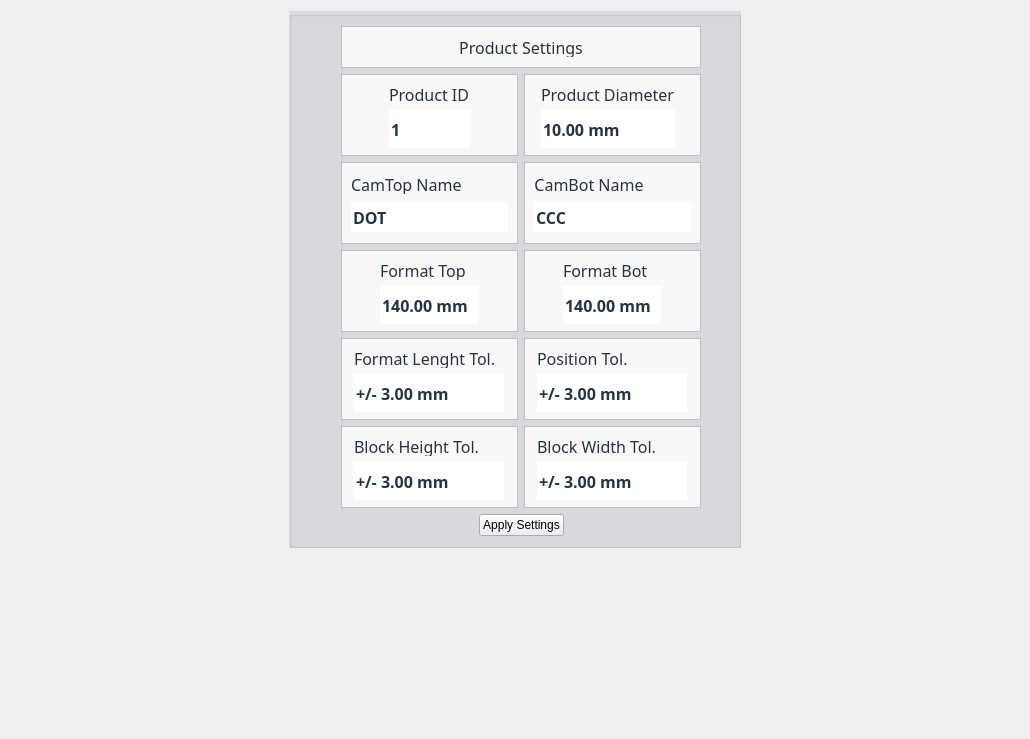
<?xml version="1.0" encoding="UTF-8"?>
<ui version="4.0">
 <class>WidgetEditProductData</class>
 <widget class="QWidget" name="WidgetEditProductData">
  <property name="geometry">
   <rect>
    <x>0</x>
    <y>0</y>
    <width>1030</width>
    <height>739</height>
   </rect>
  </property>
  <property name="windowTitle">
   <string>Form</string>
  </property>
  <layout class="QGridLayout" name="gridLayout_6">
   <item row="0" column="0">
    <spacer name="horizontalSpacer_3">
     <property name="orientation">
      <enum>Qt::Horizontal</enum>
     </property>
     <property name="sizeHint" stdset="0">
      <size>
       <width>208</width>
       <height>20</height>
      </size>
     </property>
    </spacer>
   </item>
   <item row="0" column="1">
    <widget class="QGroupBox" name="groupBoxProductSettings">
     <property name="styleSheet">
      <string notr="true">QGroupBox{
     background:rgb(218, 220, 224);
    
}</string>
     </property>
     <property name="title">
      <string/>
     </property>
     <layout class="QGridLayout" name="gridLayout_5">
      <item row="0" column="0">
       <spacer name="horizontalSpacer_4">
        <property name="orientation">
         <enum>Qt::Horizontal</enum>
        </property>
        <property name="sizeHint" stdset="0">
         <size>
          <width>40</width>
          <height>20</height>
         </size>
        </property>
       </spacer>
      </item>
      <item row="0" column="1">
       <layout class="QGridLayout" name="gridLayout_4">
        <item row="0" column="0" colspan="2">
         <widget class="QFrame" name="frameDashBoardProductSettings">
          <property name="sizePolicy">
           <sizepolicy hsizetype="Expanding" vsizetype="Fixed">
            <horstretch>0</horstretch>
            <verstretch>0</verstretch>
           </sizepolicy>
          </property>
          <property name="minimumSize">
           <size>
            <width>0</width>
            <height>42</height>
           </size>
          </property>
          <property name="maximumSize">
           <size>
            <width>16777215</width>
            <height>42</height>
           </size>
          </property>
          <property name="styleSheet">
           <string notr="true">QFrame{
     background:rgb(249,247,248);
     min-height: 40px;
     max-height: 40px;
}

QLabel{
  background:rgb(249,247,248);
  color: rgb(39,51,66);
  font-size: 16px;
  font-family: Siemens Sans;
  min-height: 20px;
  max-height: 20px;
}


</string>
          </property>
          <property name="frameShape">
           <enum>QFrame::StyledPanel</enum>
          </property>
          <property name="frameShadow">
           <enum>QFrame::Raised</enum>
          </property>
          <layout class="QGridLayout" name="gridLayout_24">
           <item row="0" column="0">
            <widget class="QLabel" name="labelDashBoardProductSettings">
             <property name="sizePolicy">
              <sizepolicy hsizetype="Fixed" vsizetype="Fixed">
               <horstretch>0</horstretch>
               <verstretch>0</verstretch>
              </sizepolicy>
             </property>
             <property name="font">
              <font>
               <family>Siemens Sans</family>
               <pointsize>-1</pointsize>
              </font>
             </property>
             <property name="styleSheet">
              <string notr="true"/>
             </property>
             <property name="text">
              <string>Product Settings</string>
             </property>
             <property name="alignment">
              <set>Qt::AlignCenter</set>
             </property>
            </widget>
           </item>
          </layout>
         </widget>
        </item>
        <item row="1" column="0">
         <widget class="QFrame" name="frameDashBoardProductID">
          <property name="sizePolicy">
           <sizepolicy hsizetype="Fixed" vsizetype="Fixed">
            <horstretch>0</horstretch>
            <verstretch>0</verstretch>
           </sizepolicy>
          </property>
          <property name="maximumSize">
           <size>
            <width>180</width>
            <height>82</height>
           </size>
          </property>
          <property name="styleSheet">
           <string notr="true">QFrame{
     background:rgb(249,247,248);
     min-height: 80px;
     max-height: 80px;
}

QLabel{
  background:rgb(249,247,248);
  color: rgb(39,51,66);
  font-size: 16px;
  font-family: Siemens Sans;
  min-height: 20px;
  max-height: 20px;
}

QDoubleSpinBox{
background:rgb(255,255,255);
  color: rgb(39,51,66);
  font-size: 16px;
  font-weight: bold;
  font-family: Siemens Sans;
  min-height: 32px;
  max-height: 32px;
}

QDoubleSpinBox::focus{
 border: 2px solid rgb(0,95,135);
}

</string>
          </property>
          <property name="frameShape">
           <enum>QFrame::StyledPanel</enum>
          </property>
          <property name="frameShadow">
           <enum>QFrame::Raised</enum>
          </property>
          <layout class="QGridLayout" name="gridLayout">
           <property name="leftMargin">
            <number>9</number>
           </property>
           <property name="horizontalSpacing">
            <number>6</number>
           </property>
           <item row="0" column="0">
            <widget class="QLabel" name="labelDashBoardProductID">
             <property name="sizePolicy">
              <sizepolicy hsizetype="Fixed" vsizetype="Fixed">
               <horstretch>0</horstretch>
               <verstretch>0</verstretch>
              </sizepolicy>
             </property>
             <property name="font">
              <font>
               <family>Siemens Sans</family>
               <pointsize>-1</pointsize>
              </font>
             </property>
             <property name="styleSheet">
              <string notr="true"/>
             </property>
             <property name="text">
              <string>Product ID</string>
             </property>
            </widget>
           </item>
           <item row="1" column="0">
            <widget class="QDoubleSpinBox" name="doubleSpinBoxProductID">
             <property name="font">
              <font>
               <family>Siemens Sans</family>
               <pointsize>-1</pointsize>
               <weight>75</weight>
               <bold>true</bold>
              </font>
             </property>
             <property name="styleSheet">
              <string notr="true">QDoubleSpinBox{
     background:rgb(255,255,255);
     color:rgb(39,51,66);
}</string>
             </property>
             <property name="wrapping">
              <bool>false</bool>
             </property>
             <property name="frame">
              <bool>false</bool>
             </property>
             <property name="readOnly">
              <bool>false</bool>
             </property>
             <property name="buttonSymbols">
              <enum>QAbstractSpinBox::NoButtons</enum>
             </property>
             <property name="suffix">
              <string/>
             </property>
             <property name="decimals">
              <number>0</number>
             </property>
             <property name="minimum">
              <double>1.000000000000000</double>
             </property>
             <property name="maximum">
              <double>1000000.000000000000000</double>
             </property>
             <property name="singleStep">
              <double>1.000000000000000</double>
             </property>
            </widget>
           </item>
          </layout>
         </widget>
        </item>
        <item row="1" column="1">
         <widget class="QFrame" name="frameDashBoardProductDiameter">
          <property name="sizePolicy">
           <sizepolicy hsizetype="Fixed" vsizetype="Fixed">
            <horstretch>0</horstretch>
            <verstretch>0</verstretch>
           </sizepolicy>
          </property>
          <property name="maximumSize">
           <size>
            <width>180</width>
            <height>82</height>
           </size>
          </property>
          <property name="styleSheet">
           <string notr="true">QFrame{
     background:rgb(249,247,248);
     min-height: 80px;
     max-height: 80px;
}

QLabel{
  background:rgb(249,247,248);
  color: rgb(39,51,66);
  font-size: 16px;
  font-family: Siemens Sans;
  min-height: 20px;
  max-height: 20px;
}

QDoubleSpinBox{
background:rgb(255,255,255);
  color: rgb(39,51,66);
  font-size: 16px;
  font-weight: bold;
  font-family: Siemens Sans;
  min-height: 32px;
  max-height: 32px;
}

QDoubleSpinBox::focus{
 border: 2px solid rgb(0,95,135);
}

</string>
          </property>
          <property name="frameShape">
           <enum>QFrame::StyledPanel</enum>
          </property>
          <property name="frameShadow">
           <enum>QFrame::Raised</enum>
          </property>
          <layout class="QGridLayout" name="gridLayout_3">
           <property name="leftMargin">
            <number>0</number>
           </property>
           <item row="0" column="0">
            <widget class="QLabel" name="labelDashBoardProductDiameter">
             <property name="sizePolicy">
              <sizepolicy hsizetype="Fixed" vsizetype="Fixed">
               <horstretch>0</horstretch>
               <verstretch>0</verstretch>
              </sizepolicy>
             </property>
             <property name="font">
              <font>
               <family>Siemens Sans</family>
               <pointsize>-1</pointsize>
              </font>
             </property>
             <property name="styleSheet">
              <string notr="true"/>
             </property>
             <property name="text">
              <string>Product Diameter</string>
             </property>
            </widget>
           </item>
           <item row="1" column="0">
            <widget class="QDoubleSpinBox" name="doubleSpinBoxProductDiameter">
             <property name="font">
              <font>
               <family>Siemens Sans</family>
               <pointsize>-1</pointsize>
               <weight>75</weight>
               <bold>true</bold>
              </font>
             </property>
             <property name="styleSheet">
              <string notr="true">QDoubleSpinBox{
     background:rgb(255,255,255);
     color:rgb(39,51,66);
}</string>
             </property>
             <property name="wrapping">
              <bool>false</bool>
             </property>
             <property name="frame">
              <bool>false</bool>
             </property>
             <property name="readOnly">
              <bool>false</bool>
             </property>
             <property name="buttonSymbols">
              <enum>QAbstractSpinBox::NoButtons</enum>
             </property>
             <property name="suffix">
              <string> mm</string>
             </property>
             <property name="decimals">
              <number>2</number>
             </property>
             <property name="minimum">
              <double>0.000000000000000</double>
             </property>
             <property name="maximum">
              <double>1000.000000000000000</double>
             </property>
             <property name="singleStep">
              <double>0.100000000000000</double>
             </property>
             <property name="value">
              <double>10.000000000000000</double>
             </property>
            </widget>
           </item>
          </layout>
         </widget>
        </item>
        <item row="2" column="0">
         <widget class="QFrame" name="frameDashBoardCameraTopName">
          <property name="sizePolicy">
           <sizepolicy hsizetype="Fixed" vsizetype="Fixed">
            <horstretch>0</horstretch>
            <verstretch>0</verstretch>
           </sizepolicy>
          </property>
          <property name="maximumSize">
           <size>
            <width>180</width>
            <height>82</height>
           </size>
          </property>
          <property name="styleSheet">
           <string notr="true">QFrame{
     background:rgb(249,247,248);
     min-height: 80px;
     max-height: 80px;
}

QLabel{
  background:rgb(249,247,248);
  color: rgb(39,51,66);
  font-size: 16px;
  font-family: Siemens Sans;
  min-height: 20px;
  max-height: 20px;
}

QDoubleSpinBox{
background:rgb(255,255,255);
  color: rgb(39,51,66);
  font-size: 16px;
  font-weight: bold;
  font-family: Siemens Sans;
  min-height: 32px;
  max-height: 32px;
}

QDoubleSpinBox::focus{
 border: 2px solid rgb(0,95,135);
}

</string>
          </property>
          <property name="frameShape">
           <enum>QFrame::StyledPanel</enum>
          </property>
          <property name="frameShadow">
           <enum>QFrame::Raised</enum>
          </property>
          <layout class="QGridLayout" name="gridLayout_11">
           <property name="leftMargin">
            <number>9</number>
           </property>
           <item row="0" column="0">
            <widget class="QLabel" name="labelDashBoardCameraTopName">
             <property name="sizePolicy">
              <sizepolicy hsizetype="Fixed" vsizetype="Fixed">
               <horstretch>0</horstretch>
               <verstretch>0</verstretch>
              </sizepolicy>
             </property>
             <property name="font">
              <font>
               <family>Siemens Sans</family>
               <pointsize>-1</pointsize>
              </font>
             </property>
             <property name="styleSheet">
              <string notr="true"/>
             </property>
             <property name="text">
              <string>CamTop Name</string>
             </property>
            </widget>
           </item>
           <item row="1" column="0">
            <widget class="QLineEdit" name="lineEditCameraTopName">
             <property name="minimumSize">
              <size>
               <width>0</width>
               <height>30</height>
              </size>
             </property>
             <property name="maximumSize">
              <size>
               <width>16777215</width>
               <height>30</height>
              </size>
             </property>
             <property name="font">
              <font>
               <family>Siemens Sans</family>
               <pointsize>-1</pointsize>
               <weight>75</weight>
               <bold>true</bold>
              </font>
             </property>
             <property name="styleSheet">
              <string notr="true">QLineEdit{
   color: rgb(39,51,66);
   font-size: 16px;
   font-weight: bold;
   font-family: Siemens Sans;
}</string>
             </property>
             <property name="text">
              <string>DOT</string>
             </property>
             <property name="frame">
              <bool>false</bool>
             </property>
            </widget>
           </item>
          </layout>
         </widget>
        </item>
        <item row="2" column="1">
         <widget class="QFrame" name="frameDashBoardCameraBotName">
          <property name="sizePolicy">
           <sizepolicy hsizetype="Fixed" vsizetype="Fixed">
            <horstretch>0</horstretch>
            <verstretch>0</verstretch>
           </sizepolicy>
          </property>
          <property name="maximumSize">
           <size>
            <width>180</width>
            <height>82</height>
           </size>
          </property>
          <property name="layoutDirection">
           <enum>Qt::LeftToRight</enum>
          </property>
          <property name="styleSheet">
           <string notr="true">QFrame{
     background:rgb(249,247,248);
     min-height: 80px;
     max-height: 80px;
}

QLabel{
  background:rgb(249,247,248);
  color: rgb(39,51,66);
  font-size: 16px;
  font-family: Siemens Sans;
  min-height: 20px;
  max-height: 20px;
}

QDoubleSpinBox{
background:rgb(255,255,255);
  color: rgb(39,51,66);
  font-size: 16px;
  font-weight: bold;
  font-family: Siemens Sans;
  min-height: 32px;
  max-height: 32px;
}

QDoubleSpinBox::focus{
 border: 2px solid rgb(0,95,135);
}

</string>
          </property>
          <property name="frameShape">
           <enum>QFrame::StyledPanel</enum>
          </property>
          <property name="frameShadow">
           <enum>QFrame::Raised</enum>
          </property>
          <layout class="QGridLayout" name="gridLayout_12">
           <item row="2" column="0">
            <widget class="QLineEdit" name="lineEditCameraBotName">
             <property name="minimumSize">
              <size>
               <width>0</width>
               <height>30</height>
              </size>
             </property>
             <property name="maximumSize">
              <size>
               <width>16777215</width>
               <height>30</height>
              </size>
             </property>
             <property name="font">
              <font>
               <family>Siemens Sans</family>
               <pointsize>-1</pointsize>
               <weight>75</weight>
               <bold>true</bold>
              </font>
             </property>
             <property name="styleSheet">
              <string notr="true">QLineEdit{
   color: rgb(39,51,66);
   font-size: 16px;
   font-weight: bold;
   font-family: Siemens Sans;
}</string>
             </property>
             <property name="text">
              <string>CCC</string>
             </property>
             <property name="frame">
              <bool>false</bool>
             </property>
            </widget>
           </item>
           <item row="1" column="0">
            <widget class="QLabel" name="labelDashBoardCameraBotName">
             <property name="sizePolicy">
              <sizepolicy hsizetype="Fixed" vsizetype="Fixed">
               <horstretch>0</horstretch>
               <verstretch>0</verstretch>
              </sizepolicy>
             </property>
             <property name="font">
              <font>
               <family>Siemens Sans</family>
               <pointsize>-1</pointsize>
              </font>
             </property>
             <property name="styleSheet">
              <string notr="true"/>
             </property>
             <property name="text">
              <string>CamBot Name</string>
             </property>
             <property name="alignment">
              <set>Qt::AlignCenter</set>
             </property>
            </widget>
           </item>
          </layout>
         </widget>
        </item>
        <item row="3" column="0">
         <widget class="QFrame" name="frameDashBoardFormatLenghtTopCamera">
          <property name="sizePolicy">
           <sizepolicy hsizetype="Fixed" vsizetype="Fixed">
            <horstretch>0</horstretch>
            <verstretch>0</verstretch>
           </sizepolicy>
          </property>
          <property name="maximumSize">
           <size>
            <width>180</width>
            <height>82</height>
           </size>
          </property>
          <property name="styleSheet">
           <string notr="true">QFrame{
     background:rgb(249,247,248);
     min-height: 80px;
     max-height: 80px;
}

QLabel{
  background:rgb(249,247,248);
  color: rgb(39,51,66);
  font-size: 16px;
  font-family: Siemens Sans;
  min-height: 20px;
  max-height: 20px;
}

QDoubleSpinBox{
background:rgb(255,255,255);
  color: rgb(39,51,66);
  font-size: 16px;
  font-weight: bold;
  font-family: Siemens Sans;
  min-height: 32px;
  max-height: 32px;
}

QDoubleSpinBox::focus{
 border: 2px solid rgb(0,95,135);
}

</string>
          </property>
          <property name="frameShape">
           <enum>QFrame::StyledPanel</enum>
          </property>
          <property name="frameShadow">
           <enum>QFrame::Raised</enum>
          </property>
          <layout class="QGridLayout" name="gridLayout_28">
           <property name="leftMargin">
            <number>9</number>
           </property>
           <item row="0" column="0">
            <widget class="QLabel" name="labelDashBoardFormatLenghtTopCamera">
             <property name="sizePolicy">
              <sizepolicy hsizetype="Fixed" vsizetype="Fixed">
               <horstretch>0</horstretch>
               <verstretch>0</verstretch>
              </sizepolicy>
             </property>
             <property name="font">
              <font>
               <family>Siemens Sans</family>
               <pointsize>-1</pointsize>
              </font>
             </property>
             <property name="styleSheet">
              <string notr="true"/>
             </property>
             <property name="text">
              <string>Format Top</string>
             </property>
            </widget>
           </item>
           <item row="1" column="0">
            <widget class="QDoubleSpinBox" name="doubleSpinBoxFormatLenghtTopCamera">
             <property name="font">
              <font>
               <family>Siemens Sans</family>
               <pointsize>-1</pointsize>
               <weight>75</weight>
               <bold>true</bold>
              </font>
             </property>
             <property name="styleSheet">
              <string notr="true">QDoubleSpinBox{
     background:rgb(255,255,255);
     color:rgb(39,51,66);
}</string>
             </property>
             <property name="wrapping">
              <bool>false</bool>
             </property>
             <property name="frame">
              <bool>false</bool>
             </property>
             <property name="readOnly">
              <bool>false</bool>
             </property>
             <property name="buttonSymbols">
              <enum>QAbstractSpinBox::NoButtons</enum>
             </property>
             <property name="prefix">
              <string/>
             </property>
             <property name="suffix">
              <string> mm</string>
             </property>
             <property name="decimals">
              <number>2</number>
             </property>
             <property name="minimum">
              <double>10.000000000000000</double>
             </property>
             <property name="maximum">
              <double>400.000000000000000</double>
             </property>
             <property name="singleStep">
              <double>0.100000000000000</double>
             </property>
             <property name="value">
              <double>140.000000000000000</double>
             </property>
            </widget>
           </item>
          </layout>
         </widget>
        </item>
        <item row="3" column="1">
         <widget class="QFrame" name="frameDashBoardFormatLenghtBotCamera">
          <property name="sizePolicy">
           <sizepolicy hsizetype="Fixed" vsizetype="Fixed">
            <horstretch>0</horstretch>
            <verstretch>0</verstretch>
           </sizepolicy>
          </property>
          <property name="maximumSize">
           <size>
            <width>180</width>
            <height>82</height>
           </size>
          </property>
          <property name="styleSheet">
           <string notr="true">QFrame{
     background:rgb(249,247,248);
     min-height: 80px;
     max-height: 80px;
}

QLabel{
  background:rgb(249,247,248);
  color: rgb(39,51,66);
  font-size: 16px;
  font-family: Siemens Sans;
  min-height: 20px;
  max-height: 20px;
}

QDoubleSpinBox{
background:rgb(255,255,255);
  color: rgb(39,51,66);
  font-size: 16px;
  font-weight: bold;
  font-family: Siemens Sans;
  min-height: 32px;
  max-height: 32px;
}

QDoubleSpinBox::focus{
 border: 2px solid rgb(0,95,135);
}

</string>
          </property>
          <property name="frameShape">
           <enum>QFrame::StyledPanel</enum>
          </property>
          <property name="frameShadow">
           <enum>QFrame::Raised</enum>
          </property>
          <layout class="QGridLayout" name="gridLayout_29">
           <property name="leftMargin">
            <number>9</number>
           </property>
           <item row="0" column="0">
            <widget class="QLabel" name="labelDashBoardFormatLenghtBotCamera">
             <property name="sizePolicy">
              <sizepolicy hsizetype="Fixed" vsizetype="Fixed">
               <horstretch>0</horstretch>
               <verstretch>0</verstretch>
              </sizepolicy>
             </property>
             <property name="font">
              <font>
               <family>Siemens Sans</family>
               <pointsize>-1</pointsize>
              </font>
             </property>
             <property name="styleSheet">
              <string notr="true"/>
             </property>
             <property name="text">
              <string>Format Bot</string>
             </property>
            </widget>
           </item>
           <item row="1" column="0">
            <widget class="QDoubleSpinBox" name="doubleSpinBoxFormatLenghtBotCamera">
             <property name="font">
              <font>
               <family>Siemens Sans</family>
               <pointsize>-1</pointsize>
               <weight>75</weight>
               <bold>true</bold>
              </font>
             </property>
             <property name="styleSheet">
              <string notr="true">QDoubleSpinBox{
     background:rgb(255,255,255);
     color:rgb(39,51,66);
}</string>
             </property>
             <property name="wrapping">
              <bool>false</bool>
             </property>
             <property name="frame">
              <bool>false</bool>
             </property>
             <property name="readOnly">
              <bool>false</bool>
             </property>
             <property name="buttonSymbols">
              <enum>QAbstractSpinBox::NoButtons</enum>
             </property>
             <property name="prefix">
              <string/>
             </property>
             <property name="suffix">
              <string> mm</string>
             </property>
             <property name="decimals">
              <number>2</number>
             </property>
             <property name="minimum">
              <double>10.000000000000000</double>
             </property>
             <property name="maximum">
              <double>400.000000000000000</double>
             </property>
             <property name="singleStep">
              <double>0.100000000000000</double>
             </property>
             <property name="value">
              <double>140.000000000000000</double>
             </property>
            </widget>
           </item>
          </layout>
         </widget>
        </item>
        <item row="4" column="1">
         <widget class="QFrame" name="frameDashBoardMaxMiddleOffset">
          <property name="sizePolicy">
           <sizepolicy hsizetype="Fixed" vsizetype="Fixed">
            <horstretch>0</horstretch>
            <verstretch>0</verstretch>
           </sizepolicy>
          </property>
          <property name="maximumSize">
           <size>
            <width>180</width>
            <height>82</height>
           </size>
          </property>
          <property name="styleSheet">
           <string notr="true">QFrame{
     background:rgb(249,247,248);
     min-height: 80px;
     max-height: 80px;
}

QLabel{
  background:rgb(249,247,248);
  color: rgb(39,51,66);
  font-size: 16px;
  font-family: Siemens Sans;
  min-height: 20px;
  max-height: 20px;
}

QDoubleSpinBox{
background:rgb(255,255,255);
  color: rgb(39,51,66);
  font-size: 16px;
  font-weight: bold;
  font-family: Siemens Sans;
  min-height: 32px;
  max-height: 32px;
}

QDoubleSpinBox::focus{
 border: 2px solid rgb(0,95,135);
}

</string>
          </property>
          <property name="frameShape">
           <enum>QFrame::StyledPanel</enum>
          </property>
          <property name="frameShadow">
           <enum>QFrame::Raised</enum>
          </property>
          <layout class="QGridLayout" name="gridLayout_9">
           <item row="0" column="0">
            <widget class="QLabel" name="labelDashBoardMaxMiddleOffset">
             <property name="sizePolicy">
              <sizepolicy hsizetype="Fixed" vsizetype="Fixed">
               <horstretch>0</horstretch>
               <verstretch>0</verstretch>
              </sizepolicy>
             </property>
             <property name="font">
              <font>
               <family>Siemens Sans</family>
               <pointsize>-1</pointsize>
              </font>
             </property>
             <property name="styleSheet">
              <string notr="true"/>
             </property>
             <property name="text">
              <string>Position Tol.</string>
             </property>
            </widget>
           </item>
           <item row="1" column="0">
            <widget class="QDoubleSpinBox" name="doubleSpinBoxPositionTolInMM">
             <property name="font">
              <font>
               <family>Siemens Sans</family>
               <pointsize>-1</pointsize>
               <weight>75</weight>
               <bold>true</bold>
              </font>
             </property>
             <property name="styleSheet">
              <string notr="true">QDoubleSpinBox{
     background:rgb(255,255,255);
     color:rgb(39,51,66);
}</string>
             </property>
             <property name="wrapping">
              <bool>false</bool>
             </property>
             <property name="frame">
              <bool>false</bool>
             </property>
             <property name="readOnly">
              <bool>false</bool>
             </property>
             <property name="buttonSymbols">
              <enum>QAbstractSpinBox::NoButtons</enum>
             </property>
             <property name="prefix">
              <string>+/- </string>
             </property>
             <property name="suffix">
              <string> mm</string>
             </property>
             <property name="decimals">
              <number>2</number>
             </property>
             <property name="minimum">
              <double>0.000000000000000</double>
             </property>
             <property name="maximum">
              <double>100000.000000000000000</double>
             </property>
             <property name="singleStep">
              <double>0.100000000000000</double>
             </property>
             <property name="value">
              <double>3.000000000000000</double>
             </property>
            </widget>
           </item>
          </layout>
         </widget>
        </item>
        <item row="5" column="0">
         <widget class="QFrame" name="frameDashBoardBlockHeightTol">
          <property name="sizePolicy">
           <sizepolicy hsizetype="Fixed" vsizetype="Fixed">
            <horstretch>0</horstretch>
            <verstretch>0</verstretch>
           </sizepolicy>
          </property>
          <property name="maximumSize">
           <size>
            <width>180</width>
            <height>82</height>
           </size>
          </property>
          <property name="styleSheet">
           <string notr="true">QFrame{
     background:rgb(249,247,248);
     min-height: 80px;
     max-height: 80px;
}

QLabel{
  background:rgb(249,247,248);
  color: rgb(39,51,66);
  font-size: 16px;
  font-family: Siemens Sans;
  min-height: 20px;
  max-height: 20px;
}

QDoubleSpinBox{
background:rgb(255,255,255);
  color: rgb(39,51,66);
  font-size: 16px;
  font-weight: bold;
  font-family: Siemens Sans;
  min-height: 32px;
  max-height: 32px;
}

QDoubleSpinBox::focus{
 border: 2px solid rgb(0,95,135);
}

</string>
          </property>
          <property name="frameShape">
           <enum>QFrame::StyledPanel</enum>
          </property>
          <property name="frameShadow">
           <enum>QFrame::Raised</enum>
          </property>
          <layout class="QGridLayout" name="gridLayout_13">
           <item row="0" column="0">
            <widget class="QLabel" name="labelDashBoardBlockHeightTol">
             <property name="sizePolicy">
              <sizepolicy hsizetype="Fixed" vsizetype="Fixed">
               <horstretch>0</horstretch>
               <verstretch>0</verstretch>
              </sizepolicy>
             </property>
             <property name="font">
              <font>
               <family>Siemens Sans</family>
               <pointsize>-1</pointsize>
              </font>
             </property>
             <property name="styleSheet">
              <string notr="true"/>
             </property>
             <property name="text">
              <string>Block Height Tol.</string>
             </property>
            </widget>
           </item>
           <item row="1" column="0">
            <widget class="QDoubleSpinBox" name="doubleSpinBoxBlockHeightTolInMM">
             <property name="font">
              <font>
               <family>Siemens Sans</family>
               <pointsize>-1</pointsize>
               <weight>75</weight>
               <bold>true</bold>
              </font>
             </property>
             <property name="styleSheet">
              <string notr="true">QDoubleSpinBox{
     background:rgb(255,255,255);
     color:rgb(39,51,66);
}</string>
             </property>
             <property name="wrapping">
              <bool>false</bool>
             </property>
             <property name="frame">
              <bool>false</bool>
             </property>
             <property name="readOnly">
              <bool>false</bool>
             </property>
             <property name="buttonSymbols">
              <enum>QAbstractSpinBox::NoButtons</enum>
             </property>
             <property name="prefix">
              <string>+/- </string>
             </property>
             <property name="suffix">
              <string> mm</string>
             </property>
             <property name="decimals">
              <number>2</number>
             </property>
             <property name="minimum">
              <double>0.000000000000000</double>
             </property>
             <property name="maximum">
              <double>100000.000000000000000</double>
             </property>
             <property name="singleStep">
              <double>0.100000000000000</double>
             </property>
             <property name="value">
              <double>3.000000000000000</double>
             </property>
            </widget>
           </item>
          </layout>
         </widget>
        </item>
        <item row="5" column="1">
         <widget class="QFrame" name="frameDashBoardBlockWidthTol">
          <property name="sizePolicy">
           <sizepolicy hsizetype="Fixed" vsizetype="Fixed">
            <horstretch>0</horstretch>
            <verstretch>0</verstretch>
           </sizepolicy>
          </property>
          <property name="maximumSize">
           <size>
            <width>180</width>
            <height>82</height>
           </size>
          </property>
          <property name="styleSheet">
           <string notr="true">QFrame{
     background:rgb(249,247,248);
     min-height: 80px;
     max-height: 80px;
}

QLabel{
  background:rgb(249,247,248);
  color: rgb(39,51,66);
  font-size: 16px;
  font-family: Siemens Sans;
  min-height: 20px;
  max-height: 20px;
}

QDoubleSpinBox{
background:rgb(255,255,255);
  color: rgb(39,51,66);
  font-size: 16px;
  font-weight: bold;
  font-family: Siemens Sans;
  min-height: 32px;
  max-height: 32px;
}

QDoubleSpinBox::focus{
 border: 2px solid rgb(0,95,135);
}

</string>
          </property>
          <property name="frameShape">
           <enum>QFrame::StyledPanel</enum>
          </property>
          <property name="frameShadow">
           <enum>QFrame::Raised</enum>
          </property>
          <layout class="QGridLayout" name="gridLayout_23">
           <item row="0" column="0">
            <widget class="QLabel" name="labelDashBoardBlockWidthTol">
             <property name="sizePolicy">
              <sizepolicy hsizetype="Fixed" vsizetype="Fixed">
               <horstretch>0</horstretch>
               <verstretch>0</verstretch>
              </sizepolicy>
             </property>
             <property name="font">
              <font>
               <family>Siemens Sans</family>
               <pointsize>-1</pointsize>
              </font>
             </property>
             <property name="styleSheet">
              <string notr="true"/>
             </property>
             <property name="text">
              <string>Block Width Tol.</string>
             </property>
            </widget>
           </item>
           <item row="1" column="0">
            <widget class="QDoubleSpinBox" name="doubleSpinBoxBlockWidthTolInMM">
             <property name="font">
              <font>
               <family>Siemens Sans</family>
               <pointsize>-1</pointsize>
               <weight>75</weight>
               <bold>true</bold>
              </font>
             </property>
             <property name="styleSheet">
              <string notr="true">QDoubleSpinBox{
     background:rgb(255,255,255);
     color:rgb(39,51,66);
}</string>
             </property>
             <property name="wrapping">
              <bool>false</bool>
             </property>
             <property name="frame">
              <bool>false</bool>
             </property>
             <property name="readOnly">
              <bool>false</bool>
             </property>
             <property name="buttonSymbols">
              <enum>QAbstractSpinBox::NoButtons</enum>
             </property>
             <property name="prefix">
              <string>+/- </string>
             </property>
             <property name="suffix">
              <string> mm</string>
             </property>
             <property name="decimals">
              <number>2</number>
             </property>
             <property name="minimum">
              <double>0.000000000000000</double>
             </property>
             <property name="maximum">
              <double>100000.000000000000000</double>
             </property>
             <property name="singleStep">
              <double>0.100000000000000</double>
             </property>
             <property name="value">
              <double>3.000000000000000</double>
             </property>
            </widget>
           </item>
          </layout>
         </widget>
        </item>
        <item row="7" column="0" colspan="2">
         <layout class="QGridLayout" name="gridLayout_2">
          <item row="0" column="0">
           <spacer name="horizontalSpacer">
            <property name="orientation">
             <enum>Qt::Horizontal</enum>
            </property>
            <property name="sizeHint" stdset="0">
             <size>
              <width>40</width>
              <height>20</height>
             </size>
            </property>
           </spacer>
          </item>
          <item row="0" column="1">
           <widget class="QPushButton" name="pushButtonApplySettings">
            <property name="text">
             <string>Apply Settings</string>
            </property>
           </widget>
          </item>
          <item row="0" column="2">
           <spacer name="horizontalSpacer_2">
            <property name="orientation">
             <enum>Qt::Horizontal</enum>
            </property>
            <property name="sizeHint" stdset="0">
             <size>
              <width>40</width>
              <height>20</height>
             </size>
            </property>
           </spacer>
          </item>
         </layout>
        </item>
        <item row="4" column="0">
         <widget class="QFrame" name="frameDashBoardMaxSubFormatTol">
          <property name="sizePolicy">
           <sizepolicy hsizetype="Fixed" vsizetype="Fixed">
            <horstretch>0</horstretch>
            <verstretch>0</verstretch>
           </sizepolicy>
          </property>
          <property name="maximumSize">
           <size>
            <width>180</width>
            <height>82</height>
           </size>
          </property>
          <property name="styleSheet">
           <string notr="true">QFrame{
     background:rgb(249,247,248);
     min-height: 80px;
     max-height: 80px;
}

QLabel{
  background:rgb(249,247,248);
  color: rgb(39,51,66);
  font-size: 16px;
  font-family: Siemens Sans;
  min-height: 20px;
  max-height: 20px;
}

QDoubleSpinBox{
background:rgb(255,255,255);
  color: rgb(39,51,66);
  font-size: 16px;
  font-weight: bold;
  font-family: Siemens Sans;
  min-height: 32px;
  max-height: 32px;
}

QDoubleSpinBox::focus{
 border: 2px solid rgb(0,95,135);
}

</string>
          </property>
          <property name="frameShape">
           <enum>QFrame::StyledPanel</enum>
          </property>
          <property name="frameShadow">
           <enum>QFrame::Raised</enum>
          </property>
          <layout class="QGridLayout" name="gridLayout_10">
           <item row="2" column="0">
            <widget class="QDoubleSpinBox" name="doubleSpinBoxFormatLenghtTolInMM">
             <property name="font">
              <font>
               <family>Siemens Sans</family>
               <pointsize>-1</pointsize>
               <weight>75</weight>
               <bold>true</bold>
              </font>
             </property>
             <property name="styleSheet">
              <string notr="true">QDoubleSpinBox{
     background:rgb(255,255,255);
     color:rgb(39,51,66);
}</string>
             </property>
             <property name="wrapping">
              <bool>false</bool>
             </property>
             <property name="frame">
              <bool>false</bool>
             </property>
             <property name="readOnly">
              <bool>false</bool>
             </property>
             <property name="buttonSymbols">
              <enum>QAbstractSpinBox::NoButtons</enum>
             </property>
             <property name="prefix">
              <string>+/- </string>
             </property>
             <property name="suffix">
              <string> mm</string>
             </property>
             <property name="decimals">
              <number>2</number>
             </property>
             <property name="minimum">
              <double>0.000000000000000</double>
             </property>
             <property name="maximum">
              <double>100000.000000000000000</double>
             </property>
             <property name="singleStep">
              <double>0.100000000000000</double>
             </property>
             <property name="value">
              <double>3.000000000000000</double>
             </property>
            </widget>
           </item>
           <item row="1" column="0">
            <widget class="QLabel" name="labelDashBoardMaxSubFormatTol">
             <property name="sizePolicy">
              <sizepolicy hsizetype="Fixed" vsizetype="Fixed">
               <horstretch>0</horstretch>
               <verstretch>0</verstretch>
              </sizepolicy>
             </property>
             <property name="font">
              <font>
               <family>Siemens Sans</family>
               <pointsize>-1</pointsize>
              </font>
             </property>
             <property name="styleSheet">
              <string notr="true"/>
             </property>
             <property name="text">
              <string>Format Lenght Tol.</string>
             </property>
            </widget>
           </item>
          </layout>
         </widget>
        </item>
       </layout>
      </item>
      <item row="0" column="2">
       <spacer name="horizontalSpacer_5">
        <property name="orientation">
         <enum>Qt::Horizontal</enum>
        </property>
        <property name="sizeHint" stdset="0">
         <size>
          <width>28</width>
          <height>20</height>
         </size>
        </property>
       </spacer>
      </item>
     </layout>
    </widget>
   </item>
   <item row="0" column="2">
    <spacer name="horizontalSpacer_6">
     <property name="orientation">
      <enum>Qt::Horizontal</enum>
     </property>
     <property name="sizeHint" stdset="0">
      <size>
       <width>208</width>
       <height>20</height>
      </size>
     </property>
    </spacer>
   </item>
   <item row="1" column="1">
    <spacer name="verticalSpacer_3">
     <property name="orientation">
      <enum>Qt::Vertical</enum>
     </property>
     <property name="sizeHint" stdset="0">
      <size>
       <width>20</width>
       <height>62</height>
      </size>
     </property>
    </spacer>
   </item>
  </layout>
 </widget>
 <resources/>
 <connections/>
</ui>
